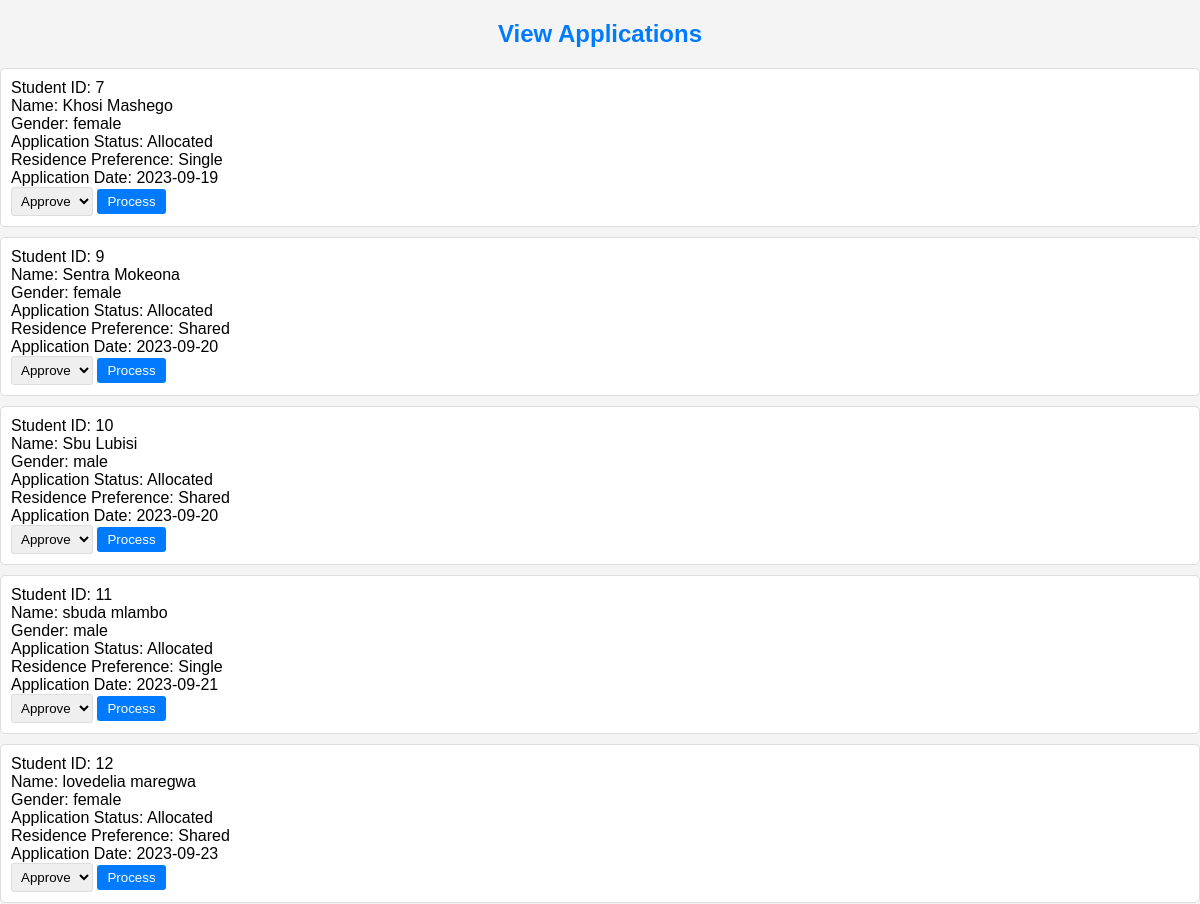
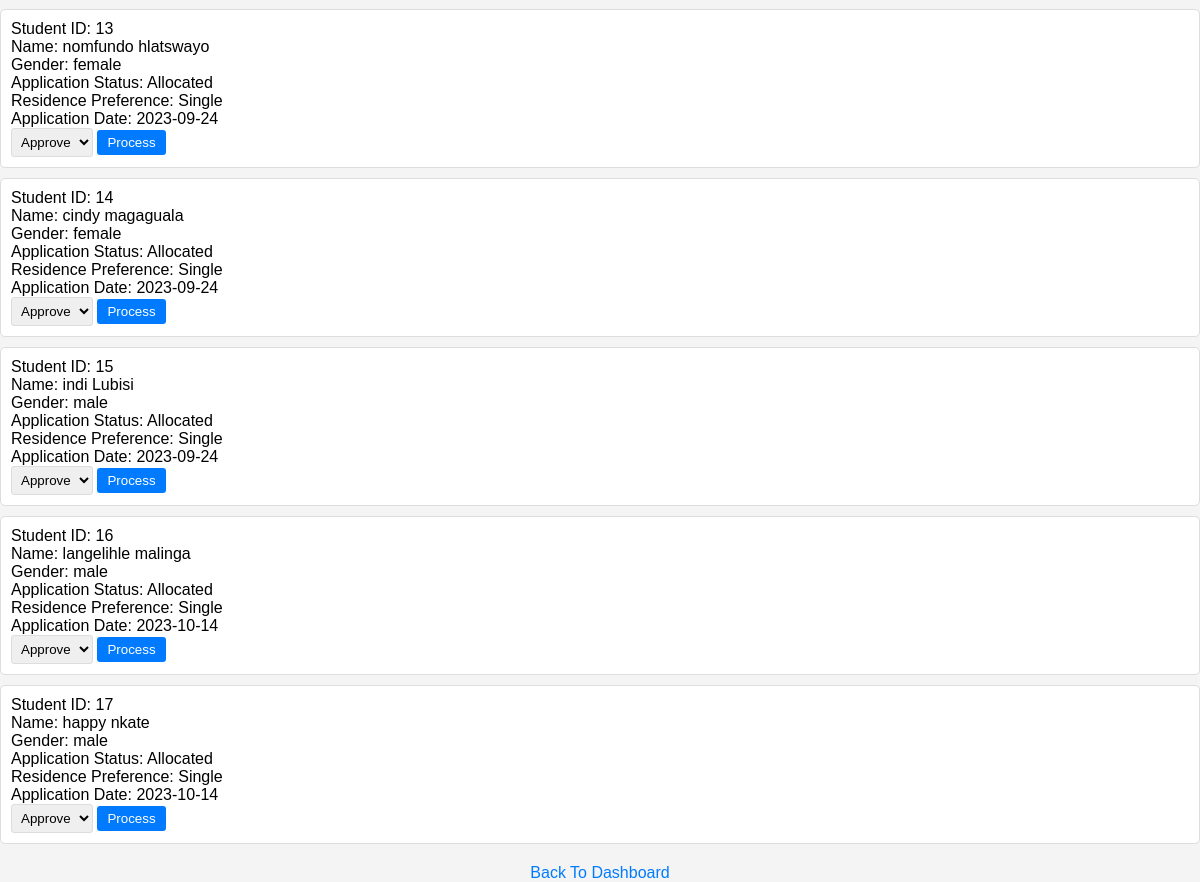
/view_applications.php (signed in), run on the app's committed database (2 pictures, top to bottom).
### tables this page shows
CREATE TABLE IF NOT EXISTS `student` (
  `Student_ID` int NOT NULL AUTO_INCREMENT,
  `First_Name` varchar(255) DEFAULT NULL,
  `Last_Name` varchar(255) DEFAULT NULL,
  `Gender` varchar(255) DEFAULT NULL,
  `Date_of_Birth` date DEFAULT NULL,
  `Phone` varchar(255) DEFAULT NULL,
  `Email` varchar(255) DEFAULT NULL,
  `Program_Department` varchar(255) DEFAULT NULL,
  `Current_Year_of_Study` int DEFAULT NULL,
  `Application_Status` varchar(255) DEFAULT NULL,
  `Room_ID` int DEFAULT NULL,
  `Residence_Preference` varchar(255) DEFAULT NULL,
  `Application_Date` date DEFAULT NULL,
  PRIMARY KEY (`Student_ID`),
  KEY `fk_room_allocation` (`Room_ID`)
);

### view_applications.php (the view, shortened to what this page needs)
<?php
require('db.php');
$sql = "SELECT * FROM student WHERE Application_Status IN ('Allocated', 'Pending')";
$result = mysqli_query($conn, $sql);
$applications = [];
if ($result) {
    while ($row = mysqli_fetch_assoc($result)) {
        $applications[] = $row;
    }
}
?>
<!DOCTYPE html>
<html lang="en">
<head>
</head>
<body>
    <h2>View Applications</h2>
    <ul>
        <?php foreach ($applications as $application) : ?>
            <li>
                Student ID: <?php echo $application['Student_ID']; ?><br>
                Name: <?php echo $application['First_Name'] . ' ' . $application['Last_Name']; ?><br>
                Gender: <?php echo $application['Gender']; ?><br>
                Application Status: <?php echo $application['Application_Status']; ?><br>
                Residence Preference: <?php echo $application['Residence_Preference']; ?><br>
                Application Date: <?php echo $application['Application_Date']; ?><br>
                <form method="POST" action="<?php echo htmlspecialchars($_SERVER["PHP_SELF"]); ?>">
                    <select name="action" required>
                        <option value="approve">Approve</option>
                    </select>
                    <input type="submit" name="process_application" value="Process">
                </form>
            </li>
        <?php endforeach; ?>
    </ul>
    <a href="admin.php">Back To Dashboard</a>
</body>
</html>

### view_applications.php (style rules this page uses)
body { font-family: Arial, sans-serif; background-color: #f4f4f4; margin: 0; padding: 0; }
h2 { text-align: center; color: #007BFF; margin-top: 20px; }
ul { list-style-type: none; padding: 0; }
li { background-color: #fff; border: 1px solid #ddd; border-radius: 5px; padding: 10px; margin-bottom: 10px; }
form { display: inline-block; }
select { padding: 5px; border: 1px solid #ddd; border-radius: 3px; }
input[type="submit"] { background-color: #007BFF; color: #fff; border: none; padding: 5px 10px; cursor: pointer; border-radius: 3px; }
a { display: block; text-align: center; margin-top: 20px; text-decoration: none; color: #007BFF; }

### data on the page
student: Student_ID "7", First_Name "Khosi", Last_Name "Mashego", Gender "female", Application_Status "Allocated", Residence_Preference "Single", Application_Date "2023-09-19"
student: Student_ID "9", First_Name "Sentra", Last_Name "Mokeona", Gender "female", Application_Status "Allocated", Residence_Preference "Shared", Application_Date "2023-09-20"
student: Student_ID "10", First_Name "Sbu", Last_Name "Lubisi", Gender "male", Application_Status "Allocated", Residence_Preference "Shared", Application_Date "2023-09-20"
student: Student_ID "11", First_Name "sbuda", Last_Name "mlambo", Gender "male", Application_Status "Allocated", Residence_Preference "Single", Application_Date "2023-09-21"
student: Student_ID "12", First_Name "lovedelia", Last_Name "maregwa", Gender "female", Application_Status "Allocated", Residence_Preference "Shared", Application_Date "2023-09-23"
student: Student_ID "13", First_Name "nomfundo", Last_Name "hlatswayo", Gender "female", Application_Status "Allocated", Residence_Preference "Single", Application_Date "2023-09-24"
student: Student_ID "14", First_Name "cindy", Last_Name "magaguala", Gender "female", Application_Status "Allocated", Residence_Preference "Single", Application_Date "2023-09-24"
student: Student_ID "15", First_Name "indi", Last_Name "Lubisi", Gender "male", Application_Status "Allocated", Residence_Preference "Single", Application_Date "2023-09-24"
student: Student_ID "16", First_Name "langelihle", Last_Name "malinga", Gender "male", Application_Status "Allocated", Residence_Preference "Single", Application_Date "2023-10-14"
student: Student_ID "17", First_Name "happy", Last_Name "nkate", Gender "male", Application_Status "Allocated", Residence_Preference "Single", Application_Date "2023-10-14"
